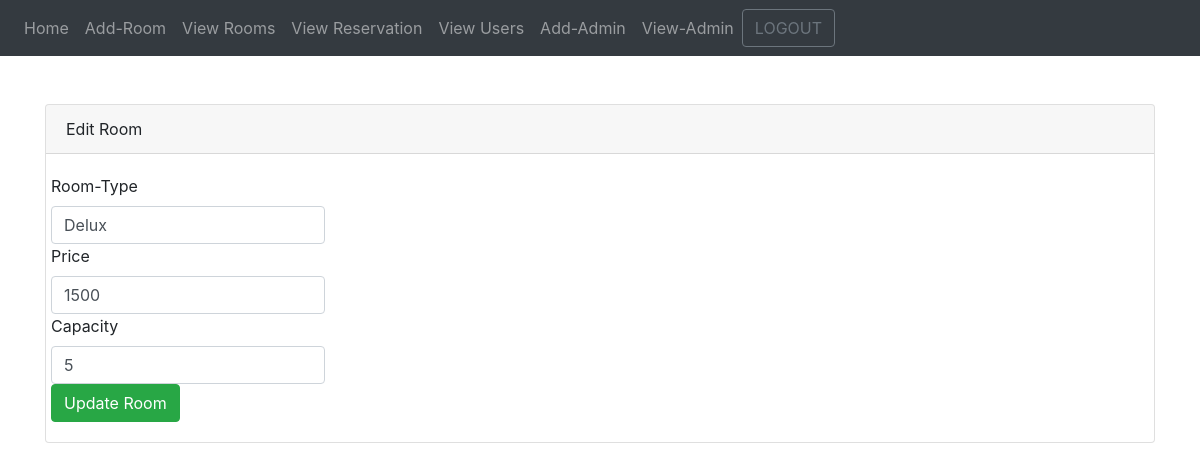
Screenshot of /admin/updateroom.php?id=19 with the database file from the repository.
### tables this page shows
CREATE TABLE IF NOT EXISTS `room` (
  `room_id` int(100) NOT NULL AUTO_INCREMENT,
  `roomtype` varchar(255) NOT NULL,
  `price` int(100) NOT NULL,
  `roomnumber` int(100) NOT NULL,
  `capacity` int(100) NOT NULL,
  PRIMARY KEY (`room_id`)
);

### admin/updateroom.php (the view, shortened to what this page needs)
<?php
$id = $_GET['id'];
require_once "connection.php";
$sql = "select * from room where room_id=$id";
$result = $connect->query($sql);
$room = $result->fetch_assoc();
 ?>
 <?php
 $title = 'Edit Room';
 require "head.php";
 ?>
 <div class="container">
 			<div class="card mt-5">
 		<div class="card-header">
 			<?php echo $title ?>
 			</div>
 		<div class="card-body">
 			<div class="row">
 			<form action="<?php echo $_SERVER['PHP_SELF'] ?>?id=<?php echo $id ?>" method="post">
	 	 <label for="roomtype">Room-Type</label>
	 	 <input type="text" name="roomtype" class="form-control" id="roomtype" placeholder="Enter roomtype" value="<?php echo $room['roomtype'] ?>">
           <label for="price">Price</label>
     <input type="number" name="price" class="form-control" id="price" placeholder="Enter price" value="<?php echo $room['price'] ?>">
          <label for="capacity">Capacity</label>
     <input type="number" name="capacity" class="form-control" id="capacity" placeholder="Enter capacity" value="<?php echo $room['capacity'] ?>">
	 	 <input type="submit" name="btnUpdate" class="btn btn-success" value="Update Room">
	 </form>
 	</div>
 		</div>
 		</div>
 	</div>

### rows the page displays
room: roomtype "Delux", price "1500", capacity "5"

### other values shown
$title "Edit Room"
